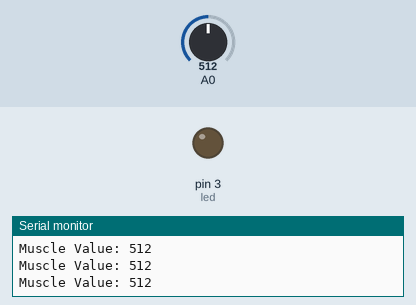
A sketch run on a simulated Arduino Uno, built with avr-gcc and run on an emulated ATmega328P. Shown: output pins drawn as LEDs (lit = HIGH), the last lines printed to the serial monitor. The inputs (shaded band) are chosen by the test bench; at power-on: A0 = 512.

Above: at 1.2 s.
1.3 s: A0 set to 1023
At 1.8 s:
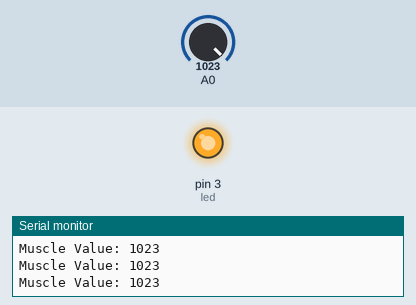
2.8 s: A0 set to 900
At 4.0 s:
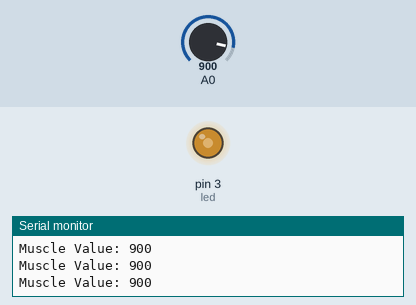
4.3 s: A0 set to 716
At 5.2 s:
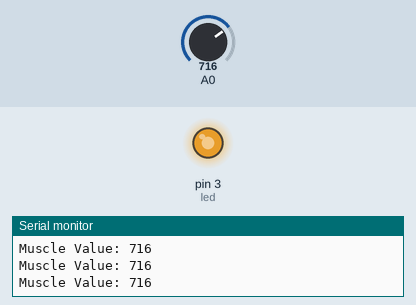
5.8 s: A0 set to 122
At 6.4 s:
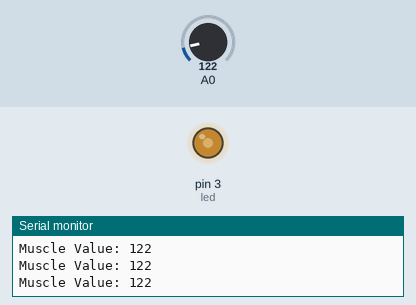
Timing chart, 0 to 8.3 s (numbered marks = the images above; inputs shaded):
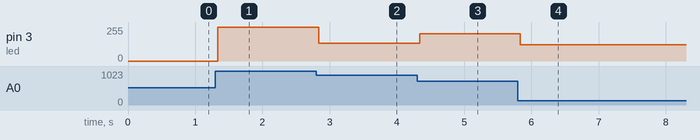

Measured:
- after the input at 1.3 s, pin 3 (led): 0/255 → 255/255 at once
- after the input at 2.8 s, pin 3 (led): 255/255 → 132/255 at once
- after the input at 4.3 s, pin 3 (led): 132/255 → 204/255 at once
- after the input at 5.8 s, pin 3 (led): 204/255 → 122/255 at once

The sketch:

MuscleSensorTest.ino
```cpp
int led = 3;
int muscleValue = 0;
int ledValue = 0;

void setup() {
  // put your setup code here, to run once:
  pinMode(led, OUTPUT);
  Serial.begin(9600);
  Serial.println("Muscle Sensor Test");
}

void loop() {
  muscleValue = analogRead(A0);
  Serial.print("Muscle Value: ");
  Serial.println(muscleValue);
  analogWrite(led, muscleValue);
}
```
